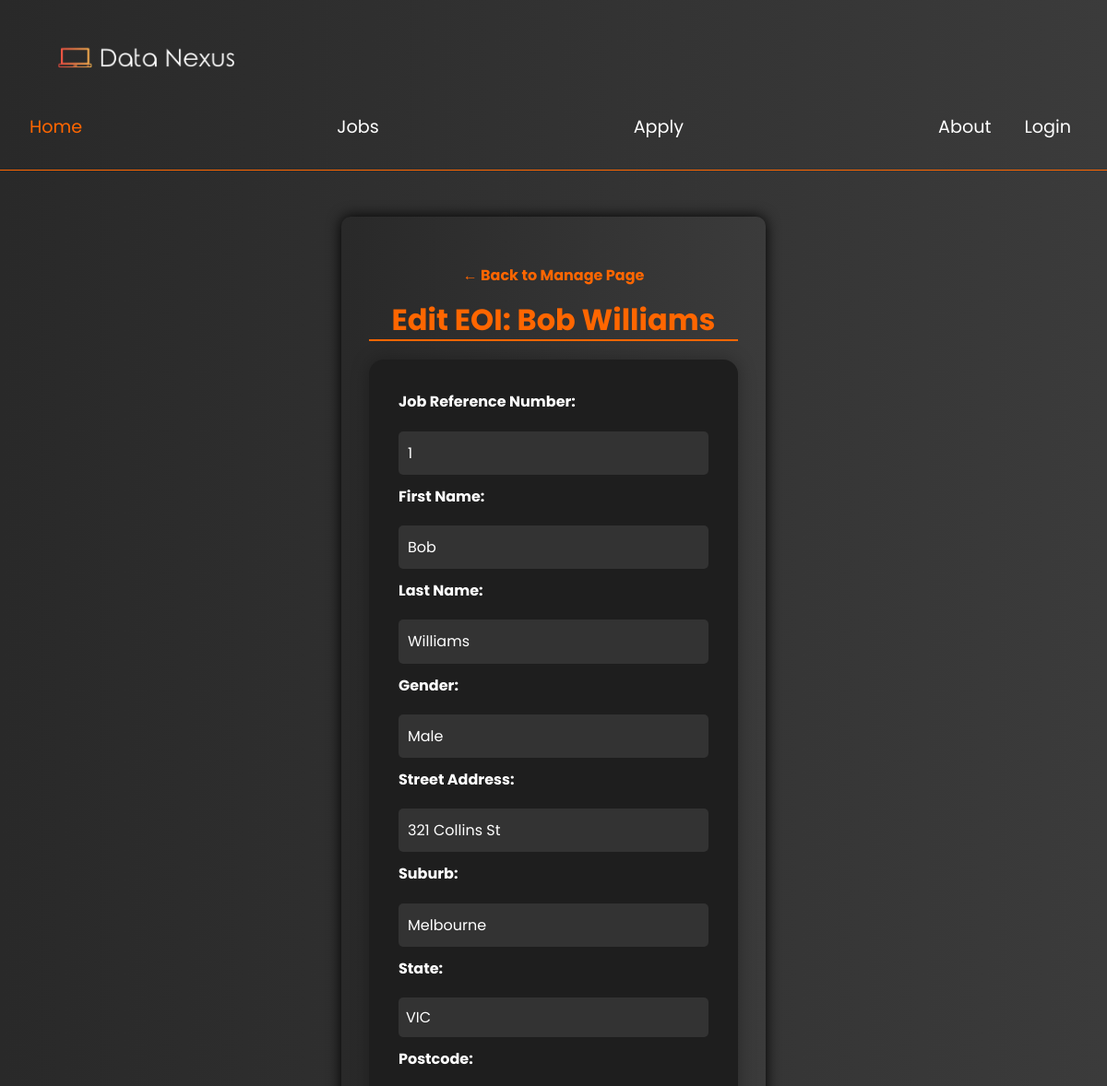
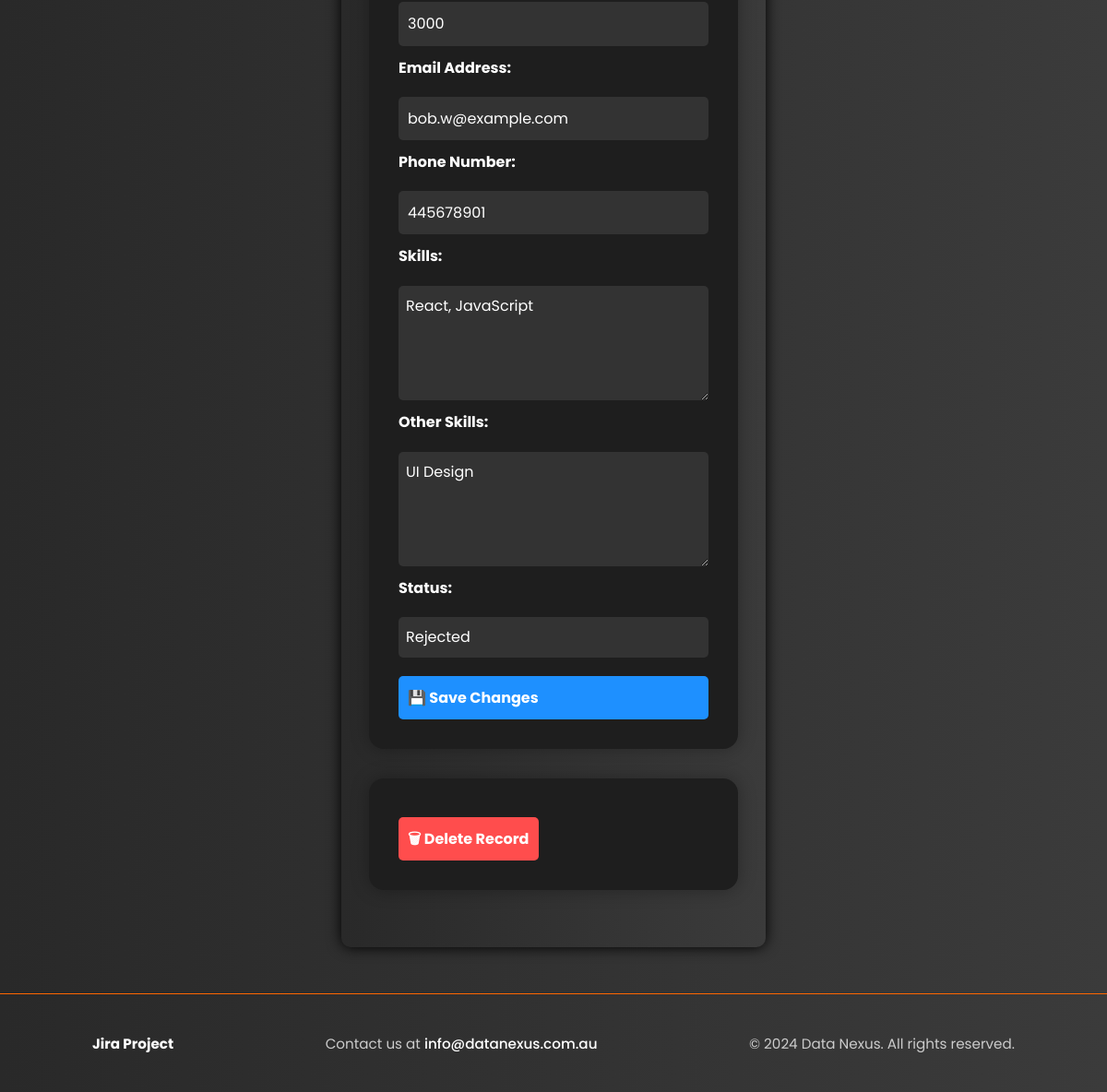
/web_tech_prj-main/view_details.php?eoi_id=8 (signed in), run on the app's committed database (2 pictures, top to bottom).
### tables this page shows
CREATE TABLE `eoi` (
  `EOInumber` int(11) NOT NULL,
  `job_reference_number` int(10) NOT NULL,
  `first_name` varchar(50) NOT NULL,
  `last_name` varchar(50) NOT NULL,
  `gender` varchar(10) NOT NULL,
  `street_address` varchar(46) NOT NULL,
  `suburb` varchar(60) NOT NULL,
  `state` varchar(3) NOT NULL,
  `postcode` varchar(4) NOT NULL,
  `email_address` varchar(360) NOT NULL,
  `phone_number` int(15) NOT NULL,
  `skills` varchar(500) NOT NULL,
  `other_skills` varchar(500) NOT NULL,
  `status` varchar(10) NOT NULL DEFAULT 'New'
);

### web_tech_prj-main/view_details.php (the view, shortened to what this page needs)
<?php
require_once("settings.php");
$eoi_id = intval($_GET['eoi_id']);
$sql = "SELECT * FROM eoi WHERE EOInumber = ?";
$stmt = $conn->prepare($sql);
$stmt->bind_param("i", $eoi_id);
$stmt->execute();
$result = $stmt->get_result();
$row = $result->fetch_assoc();
?>
<!DOCTYPE html>
<html lang="en">
<head>
    <link href="styles/styles.css" rel="stylesheet">
</head>
<body id="view-details-body">
<?php include 'nav.inc'; ?>
<main id="view-details-main">
<a class="back-link" href="manage.php">← Back to Manage Page</a>
    <h1 id="view-details-h1">Edit EOI: <?= htmlspecialchars($row['first_name'] . ' ' . $row['last_name']) ?></h1>
    <form action="update_eoi.php" method="POST" id="view-details-form">
        <?php foreach ($row as $key => $value): ?>
            <?php if ($key === 'EOInumber') continue; ?>
            <label id="view-details-label" for="<?= $key ?>"><?= htmlspecialchars(ucwords(str_replace('_', ' ', $key))) ?>:</label>
            <?php if ($key === 'status'): ?>
                <select id="<?= $key ?>" name="<?= $key ?>">
                    <option value="Rejected" <?= $value === 'Rejected' ? 'selected' : '' ?>>Rejected</option>
                </select>
            <?php elseif ($key === 'state'): ?>
                <select id="<?= $key ?>" name="<?= $key ?>">
                    <option value="VIC" <?= $value === 'VIC' ? 'selected' : '' ?>>VIC</option>
                </select>
            <?php elseif ($key === 'skills' || $key === 'other_skills'): ?>
                <textarea id="<?= $key ?>" name="<?= $key ?>" rows="4"><?= htmlspecialchars($value) ?></textarea>
            <?php else: ?>
                <input type="text" id="<?= $key ?>" name="<?= $key ?>" value="<?= htmlspecialchars($value) ?>">
            <?php endif; ?>
        <?php endforeach; ?>
        <button type="submit" class="btn-save">💾 Save Changes</button>
    </form>
    <form action="delete_eoi.php" method="POST" onsubmit="return confirm('Are you sure you want to delete this record?');">
        <button type="submit" class="btn-delete">🗑 Delete Record</button>
    </form>
</main>
<?php include 'footer.inc'; ?>
</body>
</html>

### web_tech_prj-main/styles/styles.css (style rules this page uses)
html, body { height: 100%; font-family: 'Poppins', sans-serif; color: white; overflow-x: hidden; max-width: 100%; }
*, *::before, *::after { box-sizing: border-box; }
body { display: flex; flex-direction: column; }
main { flex: 1; }
main { background: linear-gradient(to right, #292929, #3b3b3b); }
body { background: linear-gradient(to right, #292929, #3b3b3b); margin: 0; font-family: 'Poppins', sans-serif; color: white; }
* { line-height: 1.7rem; }
h1, h2, h3, h4, h5 { color: #ff6600; margin-bottom: 0.5rem; }
h1 { font-size: 2rem; border-bottom: 2px solid #ff6600; padding-bottom: 0.5rem; margin-bottom: 1.5rem; }
form { max-width: 800px; margin: 0 auto; padding: 2rem; background-color: #1e1e1e; border-radius: 1rem; box-shadow: 0 0 20px rgba(0, 0, 0, 0.3); margin-bottom: 2rem; }
input[type="text"], input[type="email"], input[type="number"], textarea { width: 98%; padding: 0.8rem; margin-top: 0.5rem; border: 1px solid #888; border-radius: 4px; background-color: #2a2a2a; color: white; }
input, select, textarea, button { transition: all 0.2s ease-in-out; font-size: 1rem; padding: 0.5rem; border-radius: 4px; border: none; background-color: #1e1e1e; color: white; font-family: 'Poppins', sans-serif; }
#apply-title, form { animation: fadeSlideIn 1s ease-out forwards; }
select { width: 98%; padding: 0.8rem; margin-top: 0.5rem; border: 1px solid #888; border-radius: 4px; background-color: #2a2a2a; color: white; font-family: 'Poppins', sans-serif; font-size: 1rem; appearance: none; }
html { scroll-behavior: smooth; }
input[type="text"], input[type="email"], input[type="number"], input[type="date"], input[type="tel"], textarea, select { width: 100%; max-width: 100%; box-sizing: border-box; }
#view-details-body { font-family: 'Poppins', sans-serif; background-color: #1a1a1a; color: #fff; margin: 0; padding: 0; }
#view-details-main { max-width: 800px; margin: 50px auto; background-color: #222; padding: 30px; border-radius: 10px; box-shadow: 0 0 15px #000; }
#view-details-h1 { color: #ff6600; text-align: center; margin-bottom: 20px; }
#view-details-form { display: flex; flex-direction: column; gap: 10px; }
#view-details-label { font-weight: bold; }
.view-details-input, textarea, select { padding: 8px; border: none; border-radius: 5px; background-color: #333; color: #fff; }
button { padding: 10px; border: none; border-radius: 5px; margin-top: 10px; font-weight: bold; cursor: pointer; display: inline-flex; align-items: center; gap: 5px; font-size: 1rem; transition: background-color 0.3s ease; }
.btn-save { background-color: #1e90ff; color: white; }
.btn-delete { background-color: #ff4d4d; color: white; }
.back-link { display: block; margin-top: 20px; text-align: center; text-decoration: none; color: #ff6600; font-weight: bold; }
input[type="text"], input[type="email"], input[type="password"] { width: 100%; padding: 10px; border: none; border-radius: 5px; background: #333; color: white; }

### data on the page
eoi: first_name+last_name "Bob Williams", job_reference_number "1", first_name "Bob", last_name "Williams", gender "Male", street_address "321 Collins St", suburb "Melbourne", state "VIC", postcode "3000", email_address "bob.w@example.com", phone_number "445678901", skills "React, JavaScript", other_skills "UI Design", status "Rejected"

### other printed values
str_replace('_', ' ', $key) "Job Reference Number"
str_replace('_', ' ', $key) "First Name"
str_replace('_', ' ', $key) "Last Name"
str_replace('_', ' ', $key) "Gender"
str_replace('_', ' ', $key) "Street Address"
str_replace('_', ' ', $key) "Suburb"
str_replace('_', ' ', $key) "State"
str_replace('_', ' ', $key) "Postcode"
str_replace('_', ' ', $key) "Email Address"
str_replace('_', ' ', $key) "Phone Number"
str_replace('_', ' ', $key) "Skills"
str_replace('_', ' ', $key) "Other Skills"
str_replace('_', ' ', $key) "Status"
